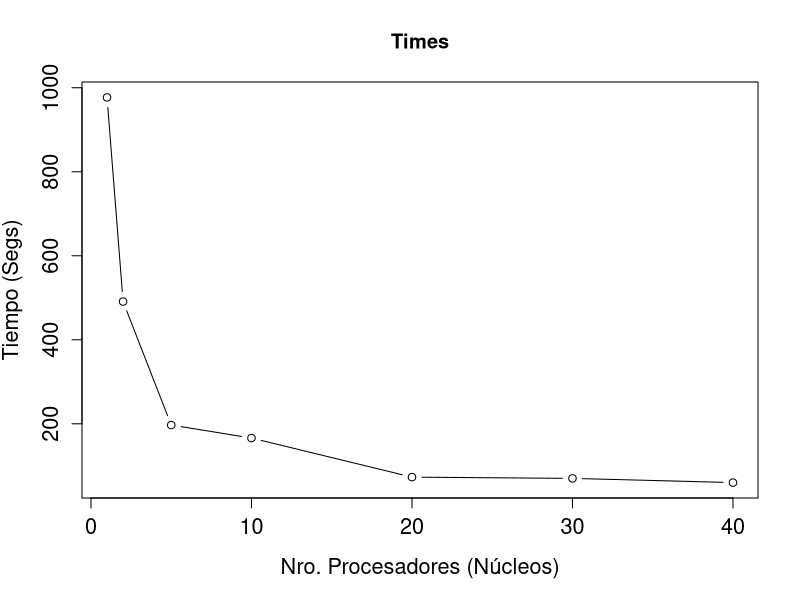

The R source for this figure:
#!/usr/bin/Rscript

data = read.table ("times-villin-100k-cores.txt", header=T)

times=c(977, 491,   197, 166, 73, 70, 60)
y = seq(0,1000,200)
cores=c(1, 2, 5,10,20,30,40)
x = c (0,2,5,10,20,30,40)
CEX=1.3
pdf ("times-villin-100k-cores.pdf", width=6, height=6)
	plot (cores, times, typ="b", xlab="Nro. Procesadores (Núcleos)", 
	ylab="Tiempo (Segs)", axes=T, main="Times", cex.lab=CEX, cex.axis=CEX)

	#par (cex.axis = CEX, cex.sub=CEX, cex.main=2)
	#y = c(60,70,80,100,1000)
	#axis (side=2, at=y, labels = T)
	#text (y = times, par("usr")[1], labels = times, srt = 0, pos = 2, xpd = TRUE)
	#axis (side=1, at=x, label=x)
dev.off()
